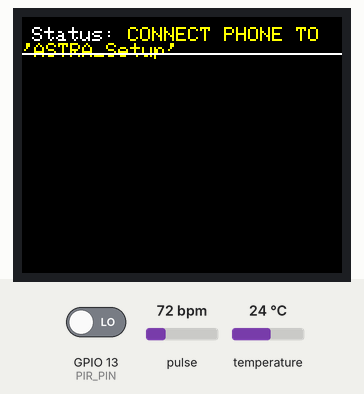
Simulated run of this sketch. Board: ESP32. Shown: 160×128 colour display. The test bench sets the inputs (shaded band); at power-on: GPIO 13 (PIR_PIN) LOW, pulse 72 bpm, temperature 24 °C. WiFi joins after 1.5 s; servers stay silent unless stated; I2S audio is not simulated (input reads silence); uploads are accepted with an empty reply; random numbers use the default seed unless the sketch sets one; what the sketch prints to the serial monitor is not drawn.

Above: at 1.5 s.
At 4.1 s:
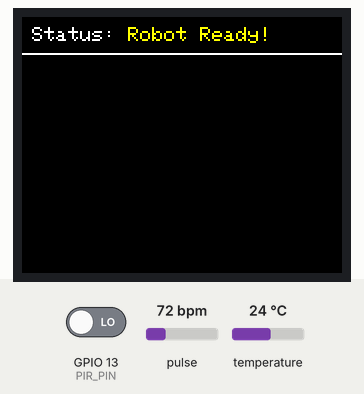
4.2 s: GPIO 13 (PIR_PIN) driven HIGH
At 5.1 s:
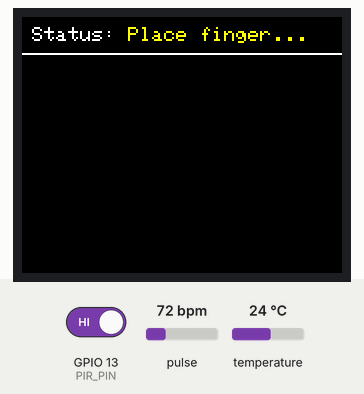
At 10.5 s:
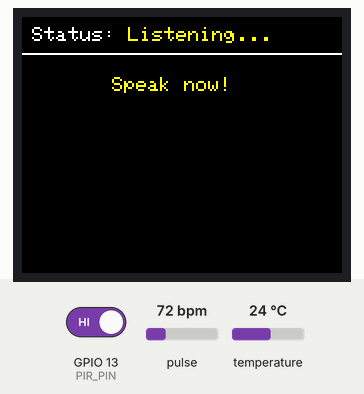
Timing chart, 0 to 12.0 s (numbered marks = the images above; inputs shaded):
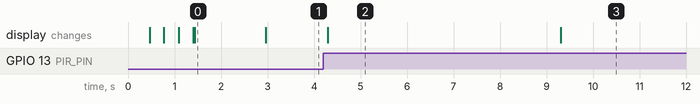

Measured:
- after the input at 4.2 s, the display: changes after 0.09 s (image 2)
- what the display in image 0 shows lasts 1.6 s, from 1.4 s to 3.0 s
- what the display in image 2 shows lasts 5.0 s, from 4.3 s to 9.3 s

The sketch:

ESP32_Medical_App_Gemini.ino
```cpp
#include <WiFi.h>
#include <HTTPClient.h>
#include <driver/i2s.h>
#include <Wire.h>
#include "MAX30105.h"
#include "heartRate.h"
#include <Adafruit_GFX.h>
#include <Adafruit_ST7735.h>
#include <SPI.h>
#include <WiFiManager.h>

// ==========================================
// 1. CONFIGURATION
// ==========================================
// Pointing to your specific laptop IP address!
const char* nextjs_api_url = "http://10.150.208.31:3000/api/gemini-health";

const float TEMP_OFFSET = 2.5;
#define PIR_PIN 13
#define RECORD_TIME 3 // 3 Seconds perfectly fits in standard ESP32 RAM
#define SAMPLE_RATE 16000

// TFT Pins
#define TFT_CS 5
#define TFT_RST 33
#define TFT_DC 27

// I2S Mic Pins (INMP441)
#define I2S_MIC_WS 15
#define I2S_MIC_SD 32
#define I2S_MIC_SCK 14

// ==========================================
// 2. GLOBAL OBJECTS
// ==========================================
MAX30105 particleSensor;
Adafruit_ST7735 tft = Adafruit_ST7735(TFT_CS, TFT_DC, TFT_RST);

int screenW = 160;
int screenH = 128;
int centerX = screenW / 2;
int centerY = (screenH / 2) + 10;
String deviceMacAddress = "";

// ==========================================
// 3. UI DRAWING FUNCTIONS
// ==========================================
void playBootAnimation() {
  tft.fillScreen(ST77XX_BLACK);
  tft.setTextSize(1); tft.setTextColor(ST77XX_GREEN);
  tft.setCursor(5, 10);
  tft.println("INITIALIZING KERNEL..."); delay(300);
  tft.println("MOUNTING SENSORS..."); delay(300);
  tft.println("LOADING A.S.T.R.A AI..."); delay(300);

  tft.fillScreen(ST77XX_BLACK);
  tft.setTextSize(2); tft.setTextColor(ST77XX_CYAN);
  tft.setCursor(25, 40); tft.print("A.S.T.R.A");

  tft.drawRect(20, 70, 120, 15, ST77XX_WHITE);
  for(int i = 0; i <= 116; i+=4) {
    tft.fillRect(22, 72, i, 11, ST77XX_MAGENTA);
    delay(10);
  }
}

void drawThermometerIcon(int x, int y) {
  tft.fillRoundRect(x - 2, y - 8, 5, 14, 2, ST77XX_WHITE);
  tft.fillCircle(x, y + 5, 5, ST77XX_RED);
}

void drawO2Icon(int x, int y) {
  tft.fillCircle(x, y + 2, 6, ST77XX_CYAN);
  tft.fillTriangle(x - 6, y + 2, x + 6, y + 2, x, y - 7, ST77XX_CYAN);
}

void drawHeartIcon(int x, int y) {
  tft.fillCircle(x - 4, y, 5, ST77XX_RED);
  tft.fillCircle(x + 4, y, 5, ST77XX_RED);
  tft.fillTriangle(x - 9, y + 2, x + 9, y + 2, x, y + 11, ST77XX_RED);
}

void drawBaseScreen(String status) {
  tft.fillScreen(ST77XX_BLACK); tft.setTextColor(ST77XX_WHITE); tft.setTextSize(1);
  tft.setCursor(5, 5); tft.print("Status: ");
  tft.setTextColor(ST77XX_YELLOW); tft.println(status);
  tft.drawLine(0, 18, screenW, 18, ST77XX_WHITE);
}

void drawResultsScreen(float temp, int bpm, int spo2) {
  tft.fillScreen(ST77XX_BLACK);
  drawThermometerIcon(20, 25); tft.setTextColor(ST77XX_WHITE); tft.setTextSize(1); tft.setCursor(35, 15); tft.print("Temp");
  tft.setTextColor(ST77XX_YELLOW); tft.setTextSize(2); tft.setCursor(35, 25); tft.print(temp, 1);

  drawO2Icon(100, 25); tft.setTextColor(ST77XX_WHITE); tft.setTextSize(1); tft.setCursor(115, 15); tft.print("SpO2");
  tft.setTextColor(ST77XX_CYAN); tft.setTextSize(2); tft.setCursor(115, 25); tft.print(spo2); tft.print("%");

  drawHeartIcon(45, 75); tft.setTextColor(ST77XX_WHITE); tft.setTextSize(1); tft.setCursor(65, 65); tft.print("Heart Rate");
  tft.setTextColor(ST77XX_GREEN); tft.setTextSize(2); tft.setCursor(65, 75); tft.print(bpm);
  tft.drawLine(0, 100, screenW, 100, 0x4208);
}

// ==========================================
// 4. HARDWARE SETUP
// ==========================================
void setupI2S() {
  i2s_config_t i2s_mic_config = {
    .mode = (i2s_mode_t)(I2S_MODE_MASTER | I2S_MODE_RX),
    .sample_rate = SAMPLE_RATE,
    .bits_per_sample = I2S_BITS_PER_SAMPLE_16BIT,
    .channel_format = I2S_CHANNEL_FMT_ONLY_LEFT,
    .communication_format = I2S_COMM_FORMAT_I2S,
    .intr_alloc_flags = ESP_INTR_FLAG_LEVEL1,
    .dma_buf_count = 8,
    .dma_buf_len = 1024,
    .use_apll = false,
    .tx_desc_auto_clear = false,
    .fixed_mclk = 0
  };
  i2s_pin_config_t mic_pin_config = {
    .bck_io_num = I2S_MIC_SCK,
    .ws_io_num = I2S_MIC_WS,
    .data_out_num = I2S_PIN_NO_CHANGE,
    .data_in_num = I2S_MIC_SD
  };
  i2s_driver_install(I2S_NUM_0, &i2s_mic_config, 0, NULL);
  i2s_set_pin(I2S_NUM_0, &mic_pin_config);
}

void setup() {
  Serial.begin(115200);
  pinMode(PIR_PIN, INPUT);

  // BUG FIX 1: GREENTAB added for your specific screen hardware
  tft.initR(INITR_GREENTAB);
  tft.setRotation(1);
  playBootAnimation();

  deviceMacAddress = WiFi.macAddress();
  Serial.println("Device ID: " + deviceMacAddress);

  WiFiManager wm;
  drawBaseScreen("CONNECT PHONE TO\n'ASTRA_Setup'");
  bool res = wm.autoConnect("ASTRA_Setup");
  if(!res) {
    drawBaseScreen("WIFI FAILED");
    delay(3000);
    ESP.restart();
  }

  Wire.begin(21, 22);
  if (!particleSensor.begin(Wire, I2C_SPEED_FAST)) {
    drawBaseScreen("SENSOR ERROR");
    while (1) { delay(100); } // BUG FIX 3: Watchdog protection
  }
  particleSensor.setup();
  particleSensor.setPulseAmplitudeRed(0x0A);
  particleSensor.setPulseAmplitudeGreen(0);
  particleSensor.enableDIETEMPRDY();

  setupI2S();
  drawBaseScreen("Robot Ready!");
}

// ==========================================
// 5. MAIN LOGIC
// ==========================================
void measureVitals(float &temp, int &bpm) {
  drawBaseScreen("Place finger...");
  long lastBeat = 0;
  float beatsPerMinute;
  int beatCount = 0;
  unsigned long startTime = millis();

  while(millis() - startTime < 5000) {
    long irValue = particleSensor.getIR();
    if (checkForBeat(irValue) == true) {
      long delta = millis() - lastBeat;
      lastBeat = millis();
      beatsPerMinute = 60 / (delta / 1000.0);
      if (beatsPerMinute < 255 && beatsPerMinute > 20) {
        bpm = (bpm * beatCount + beatsPerMinute) / (beatCount + 1);
        beatCount++;
      }
    }
    delay(10); // BUG FIX 3: Watchdog protection
  }

  if (beatCount == 0) bpm = 0;
  float rawTemp = particleSensor.readTemperature();
  temp = rawTemp + TEMP_OFFSET;
}

void processInteraction() {
  float calibratedTemp = 0.0;
  int currentBpm = 0;
  int currentSpo2 = random(96, 99);

  measureVitals(calibratedTemp, currentBpm);

  drawBaseScreen("Listening...");
  tft.setCursor(45, 30); tft.print("Speak now!");

  uint32_t bufferSize = SAMPLE_RATE * 2 * RECORD_TIME;

  // BUG FIX 2: Standard malloc used to prevent PSRAM crash
  uint8_t* audioBuffer = (uint8_t*)malloc(bufferSize);

  if(audioBuffer == NULL) {
    drawBaseScreen("Memory Error!");
    delay(2000);
    return;
  }

  unsigned long startRec = millis();
  uint32_t bytesReadTotal = 0;

  while (bytesReadTotal < bufferSize && (millis() - startRec < (RECORD_TIME * 1000))) {
    size_t bytes_read;
    i2s_read(I2S_NUM_0, &audioBuffer[bytesReadTotal], 1024, &bytes_read, 10);
    bytesReadTotal += bytes_read;
    delay(1); // BUG FIX 3: Watchdog protection
  }

  drawBaseScreen("Sending Data...");

  if(WiFi.status() == WL_CONNECTED){
    HTTPClient http;
    http.begin(nextjs_api_url);

    http.addHeader("X-Device-Id", deviceMacAddress);
    http.addHeader("X-Temp", String(calibratedTemp));
    http.addHeader("X-Bpm", String(currentBpm));
    http.addHeader("X-Spo2", String(currentSpo2));
    http.addHeader("Content-Type", "application/octet-stream");

    int httpResponseCode = http.POST(audioBuffer, bytesReadTotal);

    if(httpResponseCode == 200){
      drawResultsScreen(calibratedTemp, currentBpm, currentSpo2);

      tft.setTextColor(ST77XX_MAGENTA); tft.setTextSize(1);
      tft.setCursor(15, 110); tft.print("Voice Playing on PC...");
      delay(4000);
    } else {
      drawBaseScreen("Server Error");
      delay(2000);
    }
    http.end();
  }

  free(audioBuffer);
  drawBaseScreen("Robot Ready!");
}

void loop() {
  int pirState = digitalRead(PIR_PIN);
  if (pirState == HIGH) {
    processInteraction();
    delay(5000);
  }
  delay(100);
}
```
